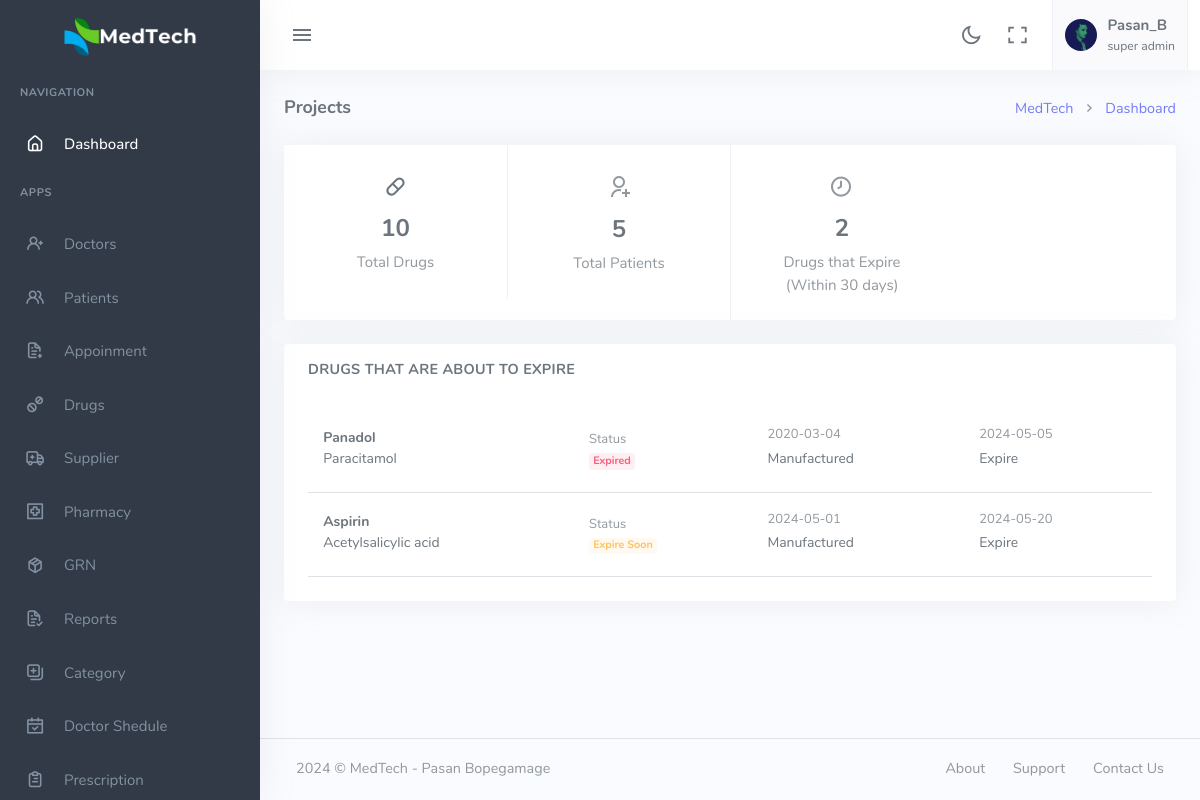
The page /home.php (signed in) on the database its author committed.
### tables this page shows
CREATE TABLE `user` (
  `User_Id` int(5) NOT NULL,
  `UserName` varchar(255) DEFAULT NULL,
  `Password` varchar(255) DEFAULT NULL,
  `Email` varchar(255) DEFAULT NULL,
  `Role_Id` int(11) DEFAULT NULL,
  `Enable` int(1) DEFAULT NULL
);

CREATE TABLE `user_roles` (
  `Role_Id` int(11) NOT NULL,
  `RoleName` varchar(255) DEFAULT NULL
);

CREATE TABLE `batch_stock` (
  `Drug_Id` int(11) NOT NULL,
  `Batch_No` varchar(255) NOT NULL,
  `Quantity` int(11) DEFAULT NULL,
  `MadeDate` date DEFAULT NULL,
  `ExpireDate` date DEFAULT NULL
);

CREATE TABLE `drug` (
  `Drug_Id` int(11) NOT NULL,
  `MedicalName` varchar(255) DEFAULT NULL,
  `BrandName` varchar(255) DEFAULT NULL,
  `Rol` int(100) DEFAULT NULL,
  `Measure_Id` int(11) DEFAULT NULL,
  `Category_Id` int(11) DEFAULT NULL
);

### db-config.php (called while the page is built)
<?php
$sql_server = 'localhost';
$sql_username = 'root';
$sql_password = '';
$sql_database = 'medtech';
?>

### class/user.php (called while the page is built, shortened)
<?php
class User
{
    private $sqlcon;
    public function __construct()
    {
        if (file_exists('../db-config.php')) {
            include '../db-config.php';
        } else {
            include 'db-config.php';
        }
        $this->sqlcon = mysqli_connect($sql_server, $sql_username, $sql_password, $sql_database);
    }
    public function get_userdet_byemail($user_email, $col)
    {
        $sql_get_rolls = "SELECT * FROM user WHERE Email='$user_email'";
        $res_get_rolls = mysqli_query($this->sqlcon, $sql_get_rolls);
        $row_get_rolls = mysqli_fetch_array($res_get_rolls);
        return $row_get_rolls[$col];
    }
    public function get_userrole($roll_id)
    {
        $sql_get_role = "SELECT * FROM user_roles WHERE Role_Id = $roll_id";
        $res_get_role = mysqli_query($this->sqlcon, $sql_get_role);
        $row_get_role = mysqli_fetch_array($res_get_role);
        return $row_get_role["RoleName"];
    }
}
?>

### class/drug.php (the view, shortened to what this page needs)
<?php
class Drug
{
    private $sqlcon;
    public function __construct()
    {
        if (file_exists('../db-config.php')) {
            include '../db-config.php';
        } else {
            include 'db-config.php';
        }
        $this->sqlcon = mysqli_connect($sql_server, $sql_username, $sql_password, $sql_database);
    }
    public function get_drug($drug)
    {
        $sql_get_drug = "SELECT * FROM drug WHERE Drug_Id = $drug";
        $res_get_drug = mysqli_query($this->sqlcon, $sql_get_drug);
        $row_get_drug = mysqli_fetch_array($res_get_drug);
        return $row_get_drug['BrandName'];
    }
    public function get_drug_med($drug)
    {
        $sql_get_drug = "SELECT * FROM drug WHERE Drug_Id = $drug";
        $res_get_drug = mysqli_query($this->sqlcon, $sql_get_drug);
        $row_get_drug = mysqli_fetch_array($res_get_drug);
        return $row_get_drug['MedicalName'];
    }
    public function expire_soon_drug_detais($date, $date2)
    {
        $sql_get_exp = "SELECT * FROM batch_stock WHERE ExpireDate <= '$date'";
        $res_get_exp = mysqli_query($this->sqlcon, $sql_get_exp);
        while ($row_get_exp = mysqli_fetch_array($res_get_exp)) {
            $exp_date = $row_get_exp['ExpireDate'];
            $drug_id = $row_get_exp['Drug_Id'];
            ?>
            <tr>
                <td>
                    <h5 class="font-14 my-1"><a href="javascript:void(0);"
                            class="text-body"><?php echo $this->get_drug($drug_id); ?></a></h5>
                    <h5 class="font-14 mt-1 fw-normal"><?php echo $this->get_drug_med($drug_id); ?></h5>
                </td>
                <td>
                    <span class="text-muted font-13">Status</span> <br />
                    <?php if ($exp_date <= $date2) { ?>
                        <span class="badge badge-danger-lighten">Expired</span>
                    <?php } else { ?>
                        <span class="badge badge-warning-lighten">Expire Soon</span>
                    <?php } ?>
                </td>
                <td>
                    <span class="text-muted font-13"><?php echo $row_get_exp['MadeDate']; ?></span>
                    <h5 class="font-14 mt-1 fw-normal">Manufactured</h5>
                </td>
                <td>
                    <span class="text-muted font-13"><?php echo $row_get_exp['ExpireDate']; ?></span>
                    <h5 class="font-14 mt-1 fw-normal">Expire</h5>
                </td>
            </tr>
            <?php
        }
    }
}
?>

### menu/top_menu.php (shortened to what this page needs)
<?php
include 'class/doctor.php';
$doctor = new Doctor();
if (!isset($_SESSION["username"])) {
    ?>
    <script>window.location.replace("logout.php");</script>
    <?php
} else {
    $user_email = $_SESSION["username"];
    include 'class/user.php';
    $user = new User();
    $roll_id = $user->get_userdet_byemail($user_email, 'Role_Id');
    $uname = $user->get_userdet_byemail($user_email, 'UserName');
    $uid = $user->get_userdet_byemail($user_email, 'User_Id');
    if ($roll_id == '2') {
        $lable_name = $doctor->getdet_byID($uid, 'FirstName');
        $doc_id = $doctor->getdet_byID($uid, 'Doctor_Id');
    } else {
        $lable_name = $uname;
    }
    $Role_name = $user->get_userrole($roll_id);
}
?>
<div class="navbar-custom">
    <div class="topbar container-fluid">
        <div class="d-flex align-items-center gap-lg-2 gap-1">
            <button class="button-toggle-menu">
                <i class="mdi mdi-menu"></i>
            </button>
        </div>
        <ul class="topbar-menu d-flex align-items-center gap-3">
            <li class="d-none d-sm-inline-block">
                <div class="nav-link" id="light-dark-mode" data-bs-toggle="tooltip" data-bs-placement="left"
                    title="Theme Mode">
                    <i class="ri-moon-line font-22"></i>
                </div>
            </li>
            <li class="d-none d-md-inline-block">
                <a class="nav-link" href="#" data-toggle="fullscreen">
                    <i class="ri-fullscreen-line font-22"></i>
                </a>
            </li>
            <li class="dropdown">
                <a class="nav-link dropdown-toggle arrow-none nav-user px-2" data-bs-toggle="dropdown" href="#"
                    role="button" aria-haspopup="false" aria-expanded="false">
                    <span class="account-user-avatar">
                        <img src="assets/images/users/avatar-1.jpg" alt="user-image" width="32" class="rounded-circle">
                    </span>
                    <span class="d-lg-flex flex-column gap-1 d-none">
                        <h5 class="my-0">
                            <?php echo $lable_name; ?>
                        </h5>
                        <h6 class="my-0 fw-normal">
                            <?php echo $Role_name; ?>
                        </h6>
                    </span>
                </a>
            </li>
        </ul>
    </div>
</div>

### rows shown on the page
user: UserName "Pasan_B", Role_Id.RoleName "super admin"
batch_stock: Drug_Id.BrandName "Panadol", Drug_Id.MedicalName "Paracitamol", shows "Expired", MadeDate "2020-03-04", ExpireDate "2024-05-05"
batch_stock: Drug_Id.BrandName "Aspirin", Drug_Id.MedicalName "Acetylsalicylic acid", shows "Expire Soon", MadeDate "2024-05-01", ExpireDate "2024-05-20"

### other values the page prints
$drug_num "10"
$pat_num "5"
$drug_exp_count "2"
